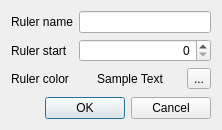
<?xml version="1.0" encoding="UTF-8"?>
<ui version="4.0">
 <class>CreateRulerDialog</class>
 <widget class="QDialog" name="CreateRulerDialog">
  <property name="geometry">
   <rect>
    <x>0</x>
    <y>0</y>
    <width>222</width>
    <height>130</height>
   </rect>
  </property>
  <property name="windowTitle">
   <string>Create New Ruler</string>
  </property>
  <layout class="QVBoxLayout" name="verticalLayout">
   <item>
    <layout class="QGridLayout" name="gridLayout">
     <item row="0" column="0">
      <widget class="QLabel" name="label">
       <property name="sizePolicy">
        <sizepolicy hsizetype="Fixed" vsizetype="Preferred">
         <horstretch>0</horstretch>
         <verstretch>0</verstretch>
        </sizepolicy>
       </property>
       <property name="text">
        <string>Ruler name</string>
       </property>
      </widget>
     </item>
     <item row="0" column="1" colspan="2">
      <widget class="QLineEdit" name="nameEdit">
       <property name="maxLength">
        <number>50</number>
       </property>
      </widget>
     </item>
     <item row="1" column="0">
      <widget class="QLabel" name="label_3">
       <property name="sizePolicy">
        <sizepolicy hsizetype="Fixed" vsizetype="Preferred">
         <horstretch>0</horstretch>
         <verstretch>0</verstretch>
        </sizepolicy>
       </property>
       <property name="text">
        <string>Ruler start</string>
       </property>
      </widget>
     </item>
     <item row="1" column="1" colspan="2">
      <widget class="QSpinBox" name="spinBox">
       <property name="alignment">
        <set>Qt::AlignRight|Qt::AlignTrailing|Qt::AlignVCenter</set>
       </property>
      </widget>
     </item>
     <item row="2" column="0">
      <widget class="QLabel" name="label_2">
       <property name="sizePolicy">
        <sizepolicy hsizetype="Fixed" vsizetype="Preferred">
         <horstretch>0</horstretch>
         <verstretch>0</verstretch>
        </sizepolicy>
       </property>
       <property name="text">
        <string>Ruler color</string>
       </property>
      </widget>
     </item>
     <item row="2" column="1">
      <widget class="QLabel" name="sampleLabel">
       <property name="text">
        <string>Sample Text</string>
       </property>
       <property name="scaledContents">
        <bool>false</bool>
       </property>
       <property name="alignment">
        <set>Qt::AlignCenter</set>
       </property>
      </widget>
     </item>
     <item row="2" column="2">
      <widget class="QToolButton" name="colorButton">
       <property name="text">
        <string>...</string>
       </property>
      </widget>
     </item>
    </layout>
   </item>
   <item>
    <spacer name="verticalSpacer">
     <property name="orientation">
      <enum>Qt::Vertical</enum>
     </property>
     <property name="sizeHint" stdset="0">
      <size>
       <width>20</width>
       <height>4</height>
      </size>
     </property>
    </spacer>
   </item>
   <item>
    <widget class="QDialogButtonBox" name="buttonBox">
     <property name="standardButtons">
      <set>QDialogButtonBox::Cancel|QDialogButtonBox::Ok</set>
     </property>
    </widget>
   </item>
  </layout>
 </widget>
 <resources/>
 <connections>
  <connection>
   <sender>buttonBox</sender>
   <signal>accepted()</signal>
   <receiver>CreateRulerDialog</receiver>
   <slot>accept()</slot>
   <hints>
    <hint type="sourcelabel">
     <x>110</x>
     <y>109</y>
    </hint>
    <hint type="destinationlabel">
     <x>110</x>
     <y>64</y>
    </hint>
   </hints>
  </connection>
  <connection>
   <sender>buttonBox</sender>
   <signal>rejected()</signal>
   <receiver>CreateRulerDialog</receiver>
   <slot>reject()</slot>
   <hints>
    <hint type="sourcelabel">
     <x>110</x>
     <y>109</y>
    </hint>
    <hint type="destinationlabel">
     <x>110</x>
     <y>64</y>
    </hint>
   </hints>
  </connection>
 </connections>
</ui>
